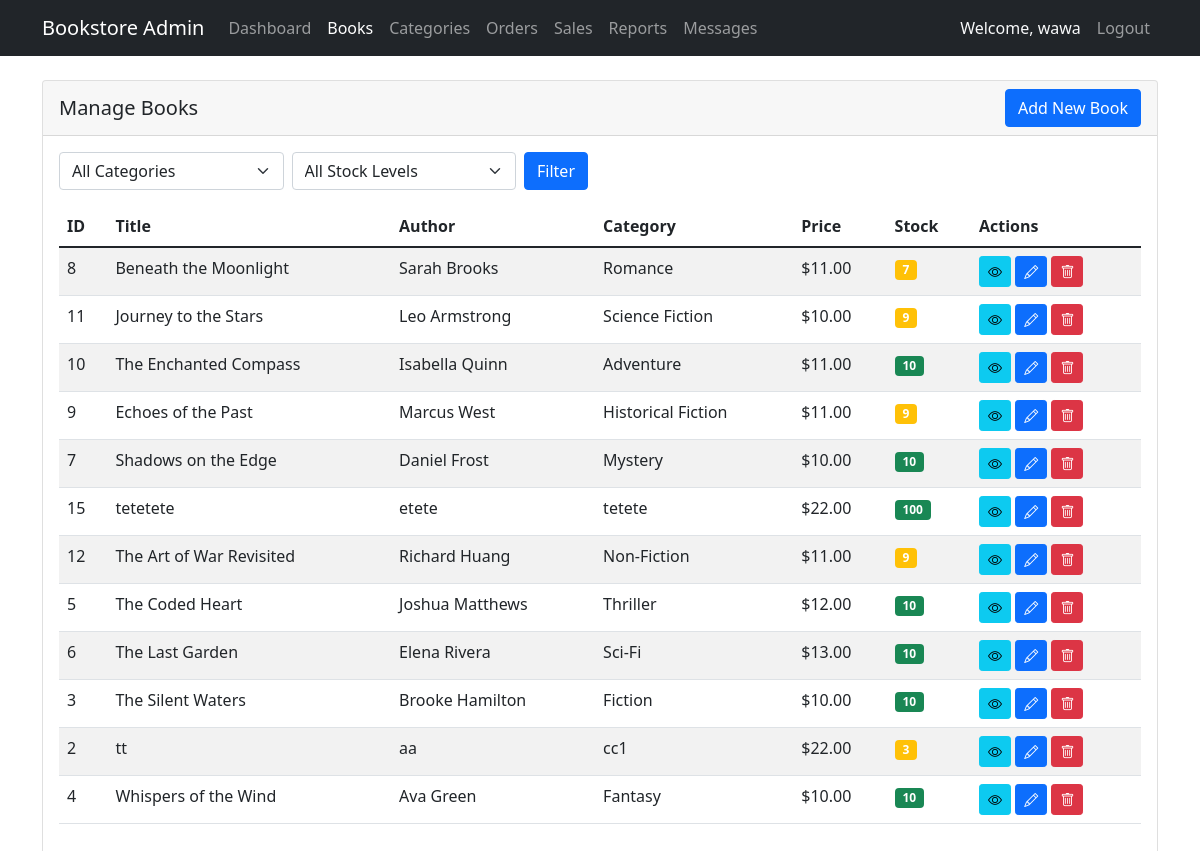
The page /admin/manage_books.php (signed in) on the database as committed earlier.
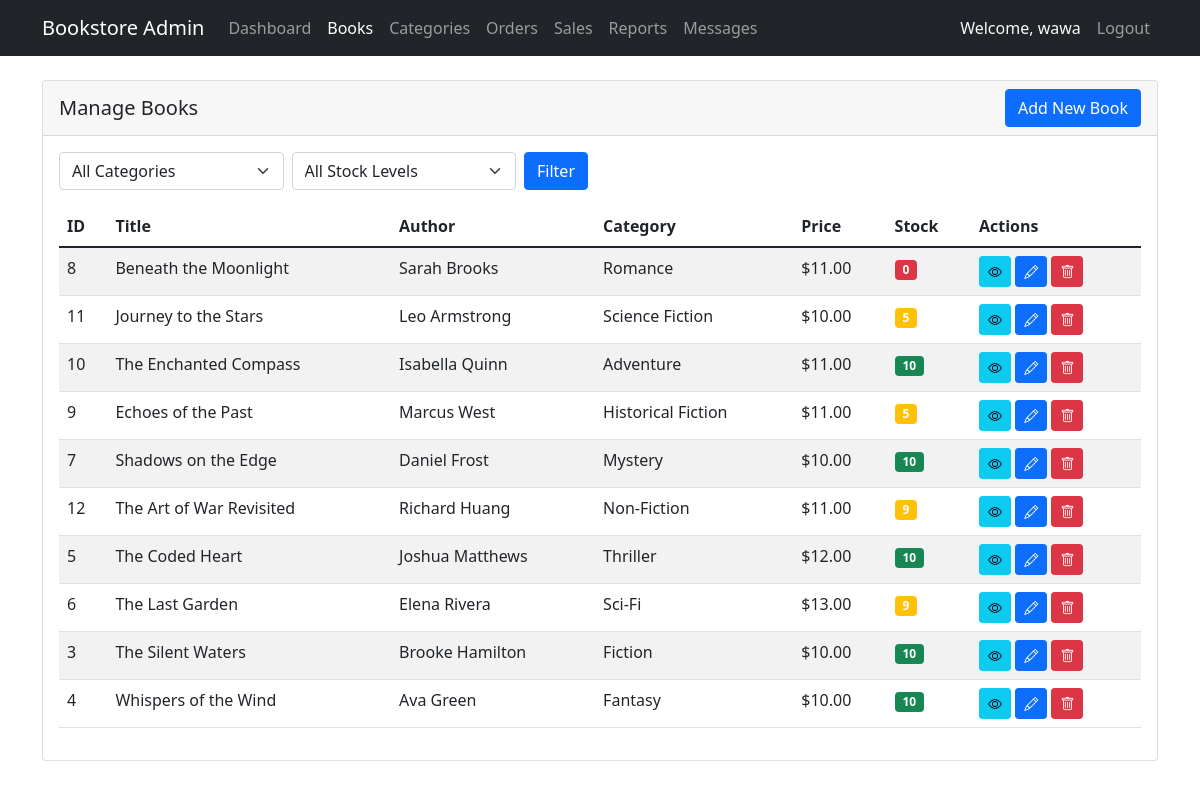
The same page on the database as committed later.
### tables this page shows
CREATE TABLE `books` (
  `book_id` int(11) NOT NULL,
  `category_id` int(11) DEFAULT NULL,
  `title` varchar(255) NOT NULL,
  `author` varchar(255) NOT NULL,
  `description` text DEFAULT NULL,
  `price` decimal(10,2) NOT NULL,
  `stock_quantity` int(11) DEFAULT 0,
  `date_added` timestamp NOT NULL DEFAULT current_timestamp()
);

CREATE TABLE `categories` (
  `category_id` int(11) NOT NULL,
  `category_name` varchar(255) NOT NULL,
  `date_created` timestamp NOT NULL DEFAULT current_timestamp()
);

### admin/manage_books.php (the view, shortened to what this page needs)
<?php
require_once '../auth/config.php';
$query = "SELECT b.*, c.category_name
          FROM Books b
          LEFT JOIN Categories c ON b.category_id = c.category_id
          WHERE 1=1";
$query .= " ORDER BY b.title";
$books = $conn->query($query);
?>
<!DOCTYPE html>
<html lang="en">
<head>
    <link href="https://cdn.jsdelivr.net/npm/bootstrap@5.1.3/dist/css/bootstrap.min.css" rel="stylesheet">
    <link href="https://cdn.jsdelivr.net/npm/bootstrap-icons@1.7.2/font/bootstrap-icons.css" rel="stylesheet">
</head>
<body>
    <?php include 'admin_navbar.php'; ?>
    <div class="container mt-4">
        <div class="row">
            <div class="col-md-12">
                <div class="card">
                    <div class="card-header d-flex justify-content-between align-items-center">
                        <h5 class="mb-0">Manage Books</h5>
                        <button type="button" class="btn btn-primary" data-bs-toggle="modal" data-bs-target="#addBookModal">
                            Add New Book
                        </button>
                    </div>
                    <div class="card-body">
                        <div class="row mb-3">
                            <div class="col-md-6">
                                <form method="GET" class="d-flex gap-2">
                                    <select name="category" class="form-select">
                                        <option value="">All Categories</option>
                                    </select>
                                    <select name="stock" class="form-select">
                                        <option value="">All Stock Levels</option>
                                    </select>
                                    <button type="submit" class="btn btn-primary">Filter</button>
                                </form>
                            </div>
                        </div>
                        <div class="table-responsive">
                            <table class="table table-striped">
                                <thead>
                                    <tr>
                                        <th>ID</th>
                                        <th>Title</th>
                                        <th>Author</th>
                                        <th>Category</th>
                                        <th>Price</th>
                                        <th>Stock</th>
                                        <th>Actions</th>
                                    </tr>
                                </thead>
                                <tbody>
                                    <?php while ($book = $books->fetch_assoc()): ?>
                                        <tr>
                                            <td><?php echo $book['book_id']; ?></td>
                                            <td><?php echo htmlspecialchars($book['title']); ?></td>
                                            <td><?php echo htmlspecialchars($book['author']); ?></td>
                                            <td><?php echo htmlspecialchars($book['category_name']); ?></td>
                                            <td>$<?php echo number_format($book['price'], 2); ?></td>
                                            <td>
                                                <span class="badge bg-<?php echo $book['stock_quantity'] == 0 ? 'danger' : ($book['stock_quantity'] < 10 ? 'warning' : 'success'); ?>">
                                                    <?php echo $book['stock_quantity']; ?>
                                                </span>
                                            </td>
                                            <td>
                                                <button class="btn btn-sm btn-info" data-bs-toggle="modal" data-bs-target="#viewBookModal<?php echo $book['book_id']; ?>">
                                                    <i class="bi bi-eye"></i>
                                                </button>
                                                <button class="btn btn-sm btn-primary" data-bs-toggle="modal" data-bs-target="#editBookModal<?php echo $book['book_id']; ?>">
                                                    <i class="bi bi-pencil"></i>
                                                </button>
                                                <button class="btn btn-sm btn-danger" data-bs-toggle="modal" data-bs-target="#deleteBookModal<?php echo $book['book_id']; ?>">
                                                    <i class="bi bi-trash"></i>
                                                </button>
                                            </td>
                                        </tr>
                                    <?php endwhile; ?>
                                </tbody>
                            </table>
                        </div>
                    </div>
                </div>
            </div>
        </div>
    </div>
</body>
</html>

Rows that differ between the two databases and show on the page:
removed books: book_id "15", title "tetetete", author "etete", category.category_name "tetete", price "22.00", stock_quantity "100"
removed books: book_id "2", title "tt", author "aa", category.category_name "cc1", price "22.00", stock_quantity "3"
changed books "Beneath the Moonlight": stock_quantity "7" → "0"
changed books "Journey to the Stars": stock_quantity "9" → "5"
changed books "Echoes of the Past": stock_quantity "9" → "5"
changed books "The Last Garden": stock_quantity "10" → "9"
